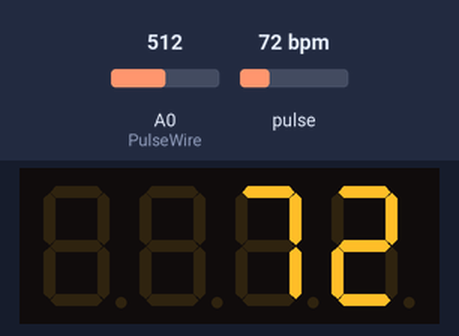
Simulated run of this sketch. Board: Arduino Uno, built with avr-gcc and run on an emulated ATmega328P. Shown: 4-digit seven-segment display. The inputs (shaded band) are chosen by the test bench; at power-on: pulse 72 bpm, A0 (PulseWire) = 512. What the sketch prints to the serial monitor is not drawn.

Above: at 1.2 s.
1.3 s: pulse set to 42 bpm
At 1.9 s:
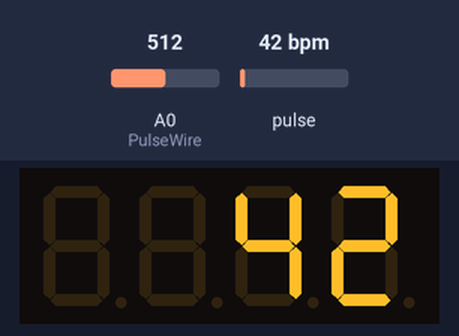
2.8 s: pulse set to 70 bpm
At 3.1 s:
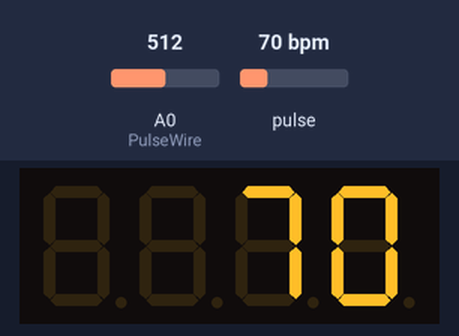
4.3 s: pulse set to 100 bpm
At 5.4 s:
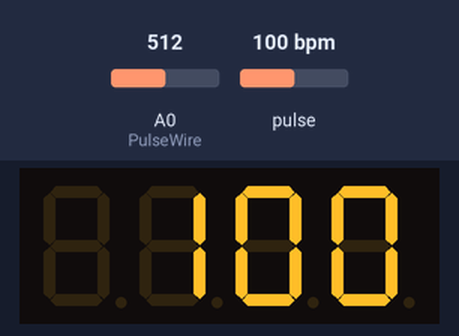
Timing chart, 0 to 7.3 s (numbered marks = the images above; inputs shaded):
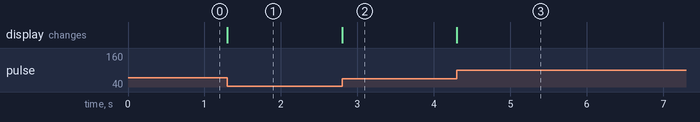

The sketch:

ArduinoHeartbeatLED.ino
```cpp
#include "SevSeg.h"
#include <PulseSensorPlayground.h>     // Includes the PulseSensorPlayground Library.


SevSeg sevseg; //Initiate a seven segment controller object
PulseSensorPlayground pulseSensor;  // Creates an instance of the PulseSensorPlayground object called "pulseSensor"


//  Variables
int Signal;
const int PulseWire = 0;       // PulseSensor PURPLE WIRE connected to ANALOG PIN 0
int Threshold = 510;


void setup() {
  byte numDigits = 4;
  byte digitPins[] = {2, 3, 4, 5};
  byte segmentPins[] = {6, 7, 8, 9, 10, 11, 12, 13};
  bool resistorsOnSegments = 0;
  // variable above indicates that 4 resistors were placed on the digit pins.
  // set variable to 1 if you want to use 8 resistors on the segment pins.
  sevseg.begin(COMMON_ANODE, numDigits, digitPins, segmentPins, resistorsOnSegments, 0, 0, 1);
  sevseg.setBrightness(90);


  Serial.begin(115200);          // For Serial Monitor

  // Configure the PulseSensor object, by assigning our variables to it.
  pulseSensor.analogInput(PulseWire);
  pulseSensor.setThreshold(Threshold);

  // Double-check the "pulseSensor" object was created and "began" seeing a signal.
   if (pulseSensor.begin()) {
    Serial.println("We created a pulseSensor Object !");  //This prints one time at Arduino power-up,  or on Arduino reset.
  }
}
void loop() {
  Signal = analogRead(PulseWire);

  int myBPM = pulseSensor.getBeatsPerMinute();  // Calls function on our pulseSensor object that returns BPM as an "int".
  sevseg.setNumber(myBPM, -1);

  if (pulseSensor.sawStartOfBeat()) {            // Constantly test to see if "a beat happened".
    Serial.print("♥ BPM: ");                        // Print phrase "BPM: "
    Serial.println(myBPM);                        // Print the value inside of myBPM.
  }

  sevseg.refreshDisplay(); // Must run repeatedly
}
```

Measured:
- after the input at 1.3 s, the display: changes at once (image 1)
- after the input at 2.8 s, the display: changes at once (image 2)
- after the input at 4.3 s, the display: changes at once (image 3)
